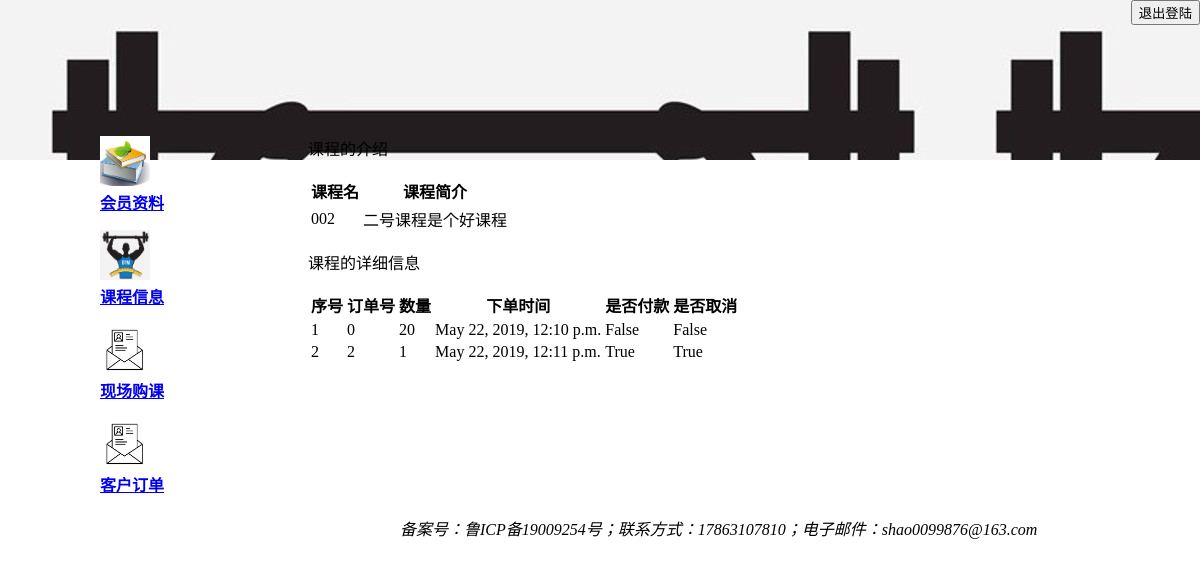
Screenshot of /course/view/002/ (signed in) with the database file from the repository.
### Database/models.py (models this page shows, shortened)
class Course(models.Model):  # 课程信息
    coursename = models.CharField(primary_key=True, max_length=20)  # 课程名
    courseintroduction = models.CharField(max_length=100, default="")  # 课程介绍
    courseprice = models.IntegerField(default=0)  # 课程价格
    course_flag = models.BooleanField(default=True)  # 标记课程是否在使用

class BuyRecord(models.Model):
    number = models.IntegerField(primary_key=True)
    username = models.CharField(max_length=50)
    coursename = models.CharField(max_length=50)
    amount = models.IntegerField(default=0)      #表示课程的数量
    time = models.DateTimeField(auto_now=True)
    price = models.IntegerField(default=0)         #表示订单的总金额
    pay_flag = models.BooleanField(default=False)  # 标记是否付钱的订单
    valid = models.BooleanField(default=True)  # 标记是否为取消的订单

### Course/views.py (the view)
# urls.py: path('<coursename>/',viewCourseDetails),
def viewCourseDetails(request, coursename):  # 显示课程的详细信息
    sessionManager = SessionManager(request)
    if sessionManager.isAdministrator(): #如果是管理员登陆
        courses = Course.objects.get(coursename=coursename)  # 查询当前课程信息,为了后面显示详细信息
        detailcourse = BuyRecord.objects.filter(coursename=coursename)  # 查询这个课程的所有订单（包括付钱和没付钱的）
        Authority = 'Admin'
    else: #如果是客户登陆
        username = sessionManager.getUsername()  # 获取当前登录的用户名字
        courses = Course.objects.get(coursename=coursename)  # 查询当前课程信息,为了后面显示详细信息
        detailcourse = BuyRecord.objects.filter(username=username,coursename=coursename)  # 查询这个用户关于这门课的订单状态（付钱和没付钱的）
        Authority = 'Customer'
    return render(request, 'detailmessageUI.html', {'Authority': Authority, 'courses':courses,'order1': detailcourse})

### Database/models.py (called while the page is built)
    def isAdministrator(self):
        if self.authoritySignal:
            return True
        else:
            return False

### Tools/SessionManager.py (called while the page is built)
    def isAdministrator(self):
        username=self.session.get("Username",default=None)
        if username is not None:
            user=Customer.objects.get(username=username)
            return user.isAdministrator()
        return False

### Course/templates/detailmessageUI.html (shortened to what this page needs)
{% extends 'logedbase.html' %}
{% block content2 %}
    <p>课程的介绍</p>
    <table>
        <tr>
            <th>课程名</th>
            <th>课程简介</th>
        </tr>
        <tr>
            <td>{{courses.coursename}}</td>
            <td>{{courses.courseintroduction}}</td>
        </tr>
    </table>
    {% if order1 %}
    <p>课程的详细信息</p>
        <table>
           <tr>
                <th>序号</th>
                <th>订单号</th>
                <th>数量</th>
                <th>下单时间</th>
                <th>是否付款</th>
                <th>是否取消</th>
            </tr>
         {% for i in order1 %}
            <tr>
                <td>{{ forloop.counter }}</td>
                <td>{{ i.number }}</td>
                <td>{{ i.amount }}</td>
                <td>{{ i.time }}</td>
                <td>{{ i.pay_flag }}</td>
                <td>{{i.valid}}</td>
            </tr>
        {% endfor %}
        </table>
    {% endif%}
    {% endblock %}

### rows the page displays
Course: coursename "002", courseintroduction "二号课程是个好课程"
BuyRecord: number "0", amount "20", time "May 22, 2019, 12:10 p.m.", pay_flag "False", valid "False"
BuyRecord: number "2", amount "1", time "May 22, 2019, 12:11 p.m.", pay_flag "True", valid "True"
